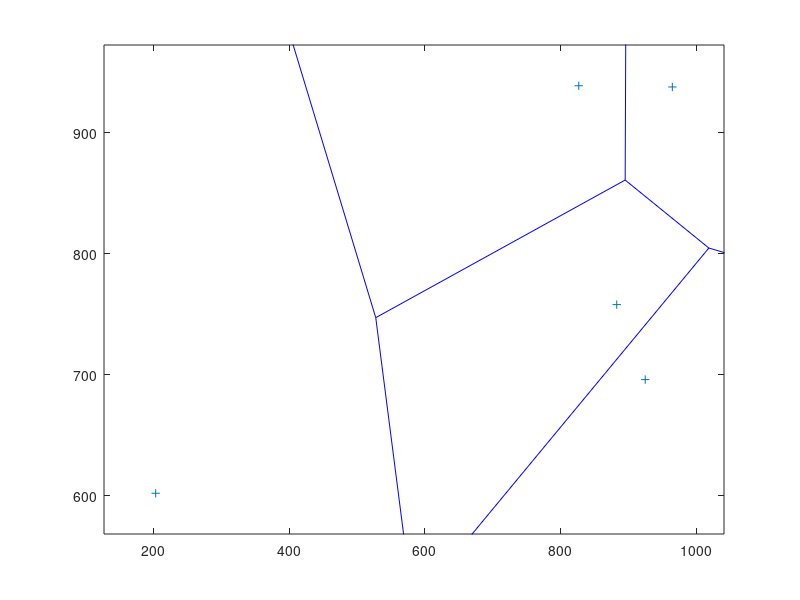

MATLAB code for this plot:
%Voronoi Tessellation to generate a Digital Microstructure 

clear;

n = input('Enter the number of Nuclei: \n');
x = ceil(1024*rand(n,1));
y = ceil(1024*rand(n,1));
voronoi(x, y)